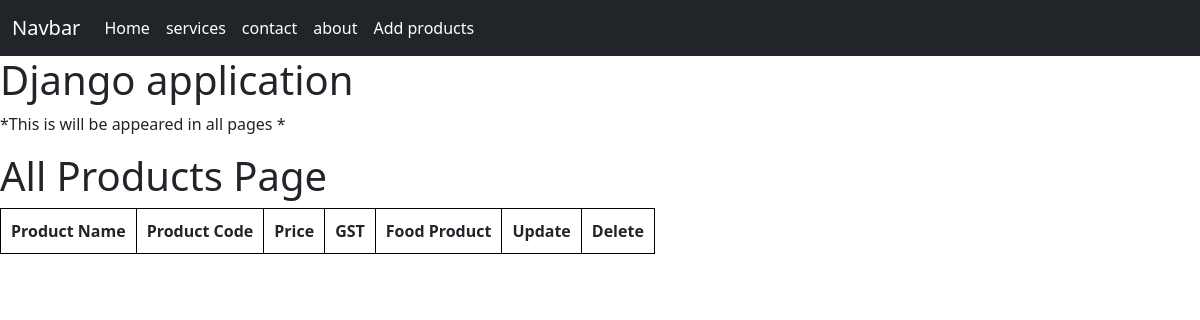
Before: /myapplication/products/ with the older database file.
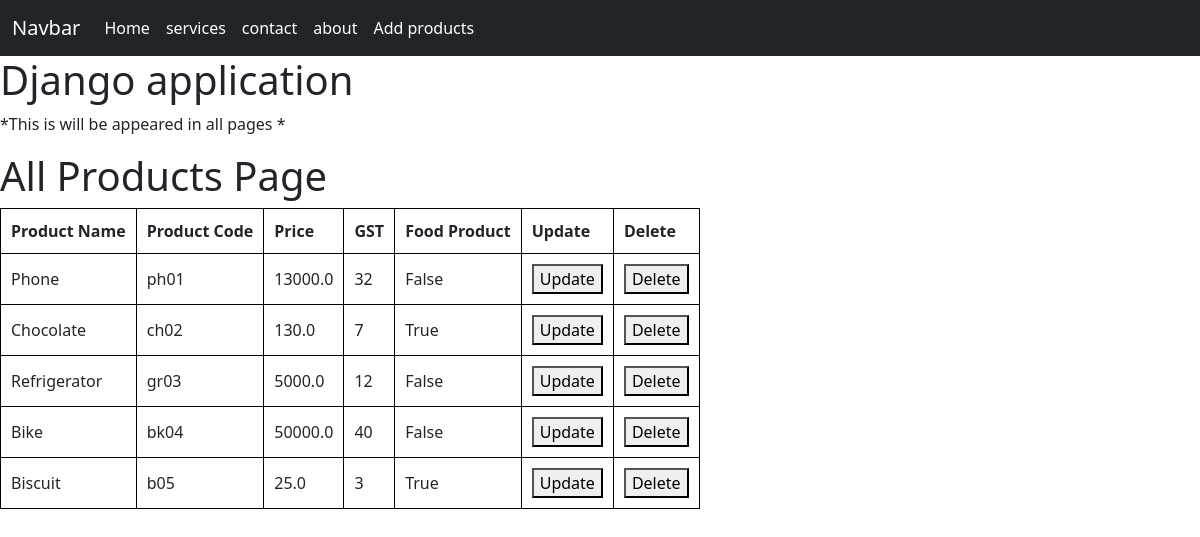
After: the same page with the newer database file.
### my_application/models.py (models this page shows, shortened)
class Product(models.Model):
    product_name = models.CharField(max_length=250, null=True)
    product_code = models.CharField(max_length=250, null=True)
    price = models.FloatField(default=0)
    gst = models.IntegerField(default=0)
    food_product = models.BooleanField(default=False)
    uploaded_file = models.FileField(upload_to='documents/', null= True)

### my_application/views.py (the view)
# urls.py: path('products/',AllProducts.as_view(),name = 'all-products'),
class AllProducts(ListView):
    model = Product
    template_name = 'products.html'
    context_object_name = 'all_products'

### frontend/templates/products.html
{% extends 'base.html' %}
{% block content %}
<h1>All Products Page</h1>
<table>
    <thead>
        <tr>
            <th>Product Name</th>
            <th>Product Code</th>
            <th>Price</th>
            <th>GST</th>
            <th>Food Product</th>
            <th>Update</th>
            <th>Delete</th>
        </tr>
    </thead>
    <tbody>
        {%  for x in all_products %}
            <tr>
                <td>{{x.product_name}}</td>
                <td>{{x.product_code}}</td>
                <td>{{x.price}}</td>
                <td>{{x.gst}}</td>
                <td>{{x.food_product}}</td>
                <td>
                    <a href= "{% url 'update-products' x.pk %}">
                    <button>Update</button>
                </td>
                <td>
                    <a href= "{% url 'delete-products' x.pk %}">
                    <button>Delete</button>
                </td>
            </tr>
        {% endfor %}
    </tbody>
</table>
{% endblock %}

### frontend/templates/base.html (shortened to what this page needs)
<!DOCTYPE html>
<html lang="en">
<head>
    {% load bootstrap5 %}
    {% bootstrap_css %}
</head>
<body>
    <nav class="navbar navbar-expand-lg bg-dark navbar-dark">
        <div class="container-fluid">
          <a class="navbar-brand" href="#">Navbar</a>
          <div class="collapse navbar-collapse" id="navbarNav">
            <ul class="navbar-nav">
              <li class="nav-item">
                <a class="nav-link active" aria-current="page" href="/myapplication/home/">Home</a>
              </li>
              <li class="nav-item">
                <a class="nav-link active" href="/myapplication/services/">services</a>
              </li>
              <li class="nav-item">
                <a class="nav-link active" href="/myapplication/contact/">contact</a>
              </li>
              <li class="nav-item">
                <a class="nav-link active" href="/myapplication/about/" >about</a>
              </li>
              <li class="nav-item">
                <a class="nav-link active" href="/myapplication/products/add/" >Add products</a>
              </li>
            </ul>
          </div>
        </div>
      </nav>
    <h1>Django application</h1>
    <p>*This is will be appeared in all pages *</p>
    {% block content %}
    {% endblock %}
</body>
</html>

### frontend/templates/base.html (style rules this page uses)
table, th, td { border: 1px solid black; padding: 10px; }

Changed rows visible on the page:
added Product: product_name "Phone", product_code "ph01", price "13000.0", gst "32", food_product "False"
added Product: product_name "Chocolate", product_code "ch02", price "130.0", gst "7", food_product "True"
added Product: product_name "Refrigerator", product_code "gr03", price "5000.0", gst "12", food_product "False"
added Product: product_name "Bike", product_code "bk04", price "50000.0", gst "40", food_product "False"
added Product: product_name "Biscuit", product_code "b05", price "25.0", gst "3", food_product "True"
